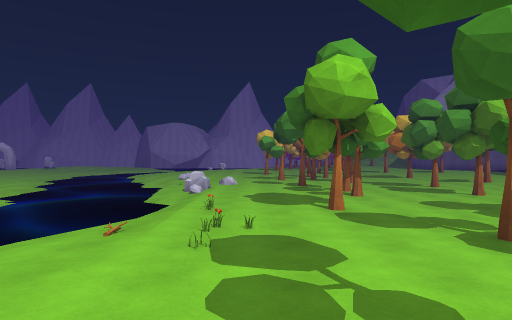
[1] (above)

19 first-person views from a walk through a 3-D level made in the Unity game engine. The camera is 1.5 m above the floor, looks level and sees 75° across. The floor is counted in squares, 2 m on a side. Each view is taken from the middle of a square. On the plan, view 1 faces up. The plan holds only what a view shows up to about 11 squares ahead; the rest is blank. The place goes on beyond the plan. Some surface patterns are stand-ins.

[2]
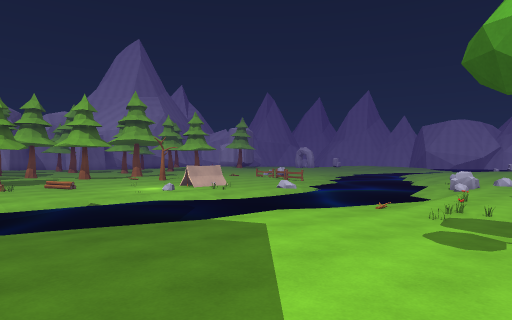

[3]
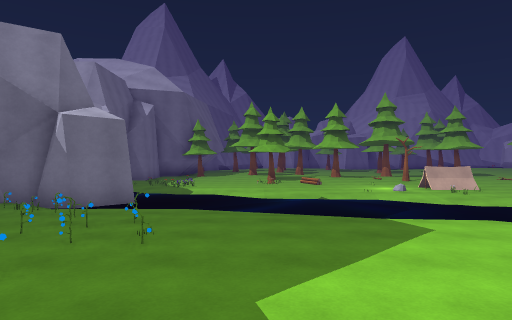

[4]
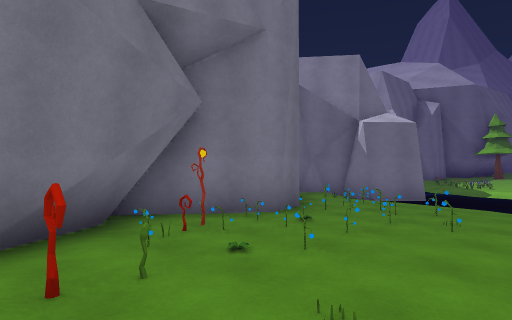

[5]
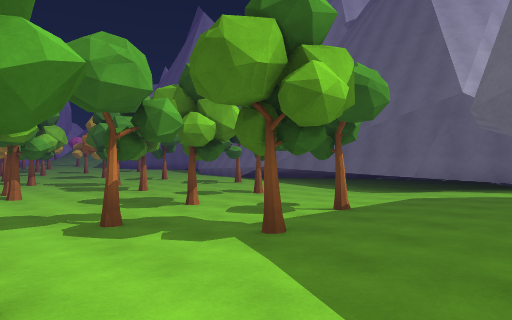

[6]
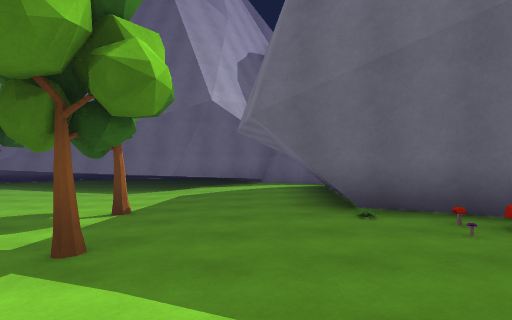

[7]
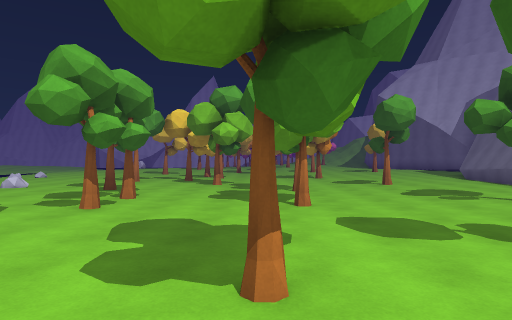

[8]
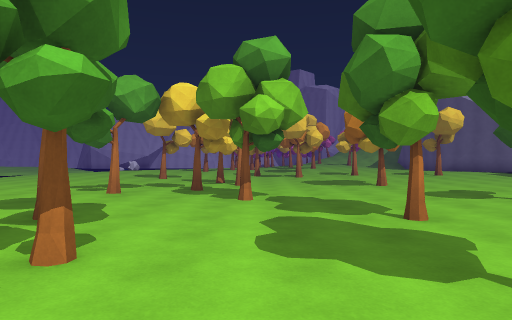

[9]
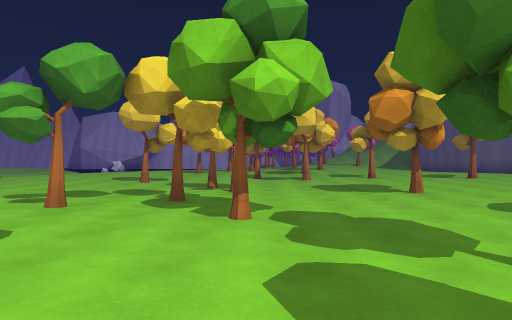

[10]
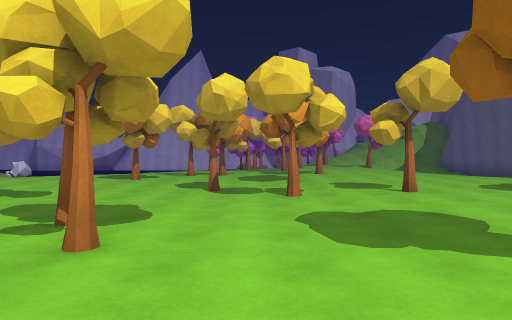

[11]
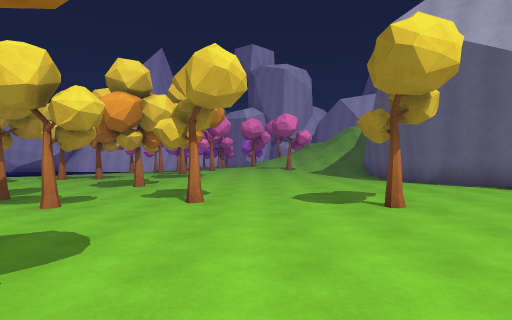

[12]
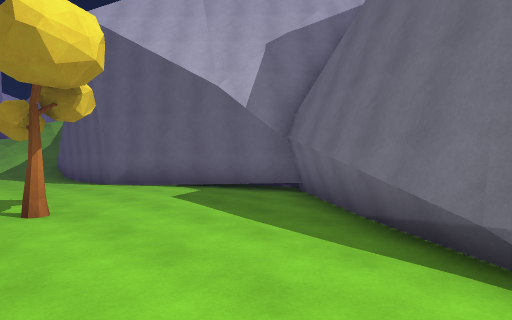

[13]
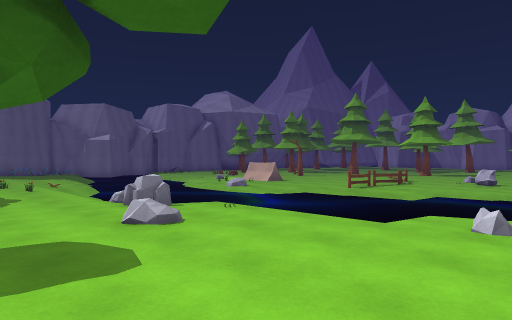

[14]
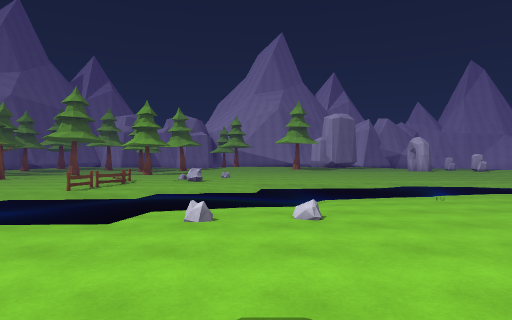

[15]
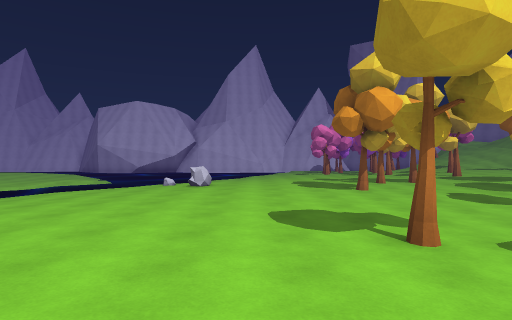

[16]
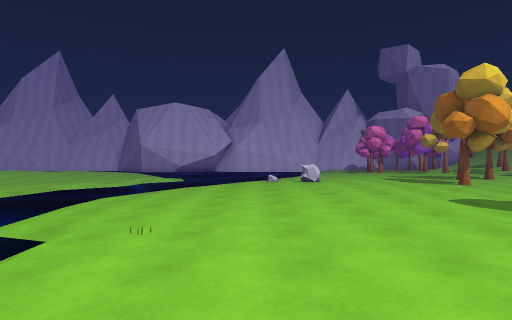

[17]
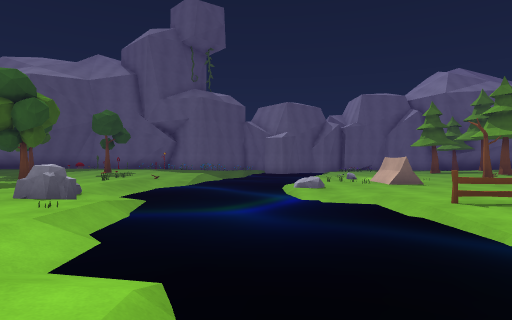

[18]
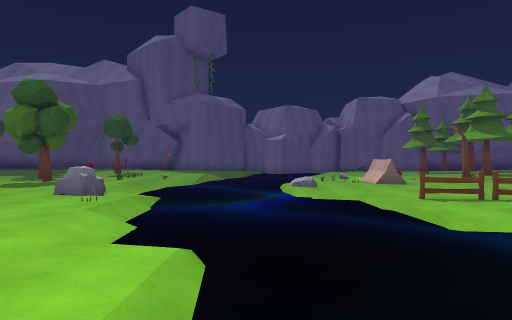

[19]
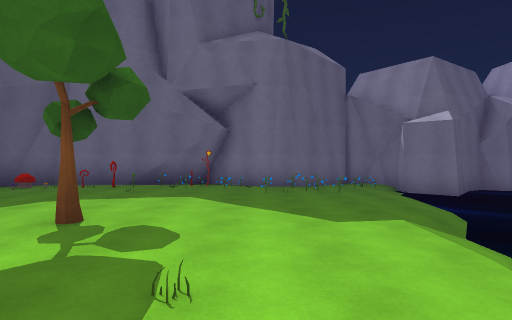

### Floor plan
Key: @ floor where view 1 was taken; # wall or solid block; . main floor; : floor 0.25 m higher than the main floor; - floor 0.25 m lower than the main floor; + floor 0.5 m higher than the main floor; / step, stairs or slope; ~ liquid the walk can cross; ≈ liquid the walk keeps out of; ^ raised ledge; T tree; R rock; P plant; M mushroom; F fence; O other object.
Columns run from 10 left of view 1 to 16 right of it. Each row starts with its distance up from view 1.
 27  ^≈≈     ::::::+++    ::#
 26 ^≈≈≈  :::::::TT:++++++::#
 25 ≈≈≈~ .::R+::::::+T++++::#
 24 ≈≈≈ /::::+:T::::::++++::#
 23 ≈≈≈/.::::+::::::T::::++:##
 22 ≈≈≈..:::::::..#.:::::::::##
 21 ≈≈≈..::::::...T..:#:::::::#
 20 ≈≈≈-.::::::.....T.T::T::::#
 19 ≈≈≈~/.::::.T......::::::::#
 18   ≈ /O::::...T......:::::##
 17 ≈≈≈≈/.::::....T.....::::##
 16 ≈≈≈≈-/.:::.......#T.:::##
 15 ^^≈≈≈-.::::..T.......:.#
 14 ^^≈≈≈≈./:::T...........#
 13 ^^≈≈ ≈//.:....T....T..##
 12 ^^^≈≈ ~/.:............#
 11  ^^≈≈≈≈/O+.#T...T.....
 10 FFF^≈≈≈/R............
  9 ^^^^≈≈≈~/....T..T...T
  8 ^^^^^≈≈~/...T........#
  7 ^^^RR≈≈≈-............#
  6 ^#O^^≈≈≈OO.T......T..#
  5 ^OOO^≈≈≈/......T.....#
  4  ^^^^≈≈~/OOO.T.......#
  3  ^O^≈≈≈/.O...........#
  2 ^^ ^≈≈≈/::::..T.T....#
  1 ^^^≈≈≈~/:::T:::::::::##
  0 ^^^≈≈≈/.::@:::::::::::#
 -1  ^^≈≈≈/.:::::::O#######
 -2  ^≈ ≈≈..OO::O:OM#    #
 -3 O^≈ ≈ .OOOOOPO:##
 -4  ^≈≈≈~OOOOOPO:##
 -5  ^≈≈#OOO##P####
 -6  #≈ #OO#####
 -7     ##     #

Positions as (right, up) in squares from view 1, and headings:
1: (0, 0), facing up
2: (1, -2), facing up-left
3: (2, -1), facing left
4: (3, -1), facing down-left
5: (1, -1), facing up-right
6: (1, 0), facing right
7: (5, 3), facing up
8: (4, 7), facing up
9: (4, 9), facing up
10: (5, 14), facing up
11: (9, 15), facing up
12: (10, 15), facing up-right
13: (1, 15), facing down-left
14: (1, 15), facing left
15: (-1, 16), facing up
16: (-4, 15), facing up
17: (-5, 15), facing down
18: (-5, 16), facing down
19: (-1, 5), facing down
